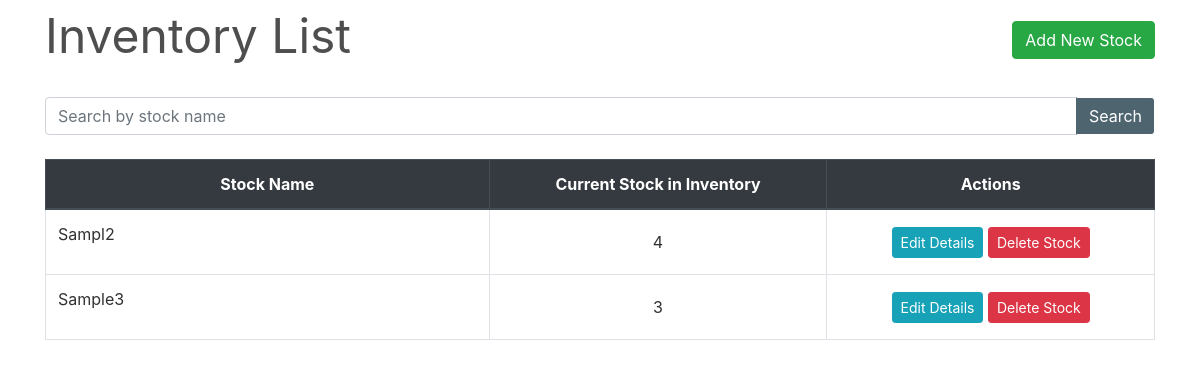
Screenshot of /inventory/ with the database file from the repository.
### inventory/models.py (models this page shows, shortened)
class Stock(models.Model):
    id = models.AutoField(primary_key=True)
    name = models.CharField(max_length=30, unique=True)
    quantity = models.IntegerField(default=1)
    is_deleted = models.BooleanField(default=False)

### inventory/views.py (the view)
# urls.py: path('', views.StockListView.as_view(), name='inventory'),
class StockListView(FilterView):
    filterset_class = StockFilter
    queryset = Stock.objects.filter(is_deleted=False)
    template_name = 'inventory.html'
    paginate_by = 10

### inventory/templates/inventory.html (shortened to what this page needs)
{% extends "base.html" %}
{% load widget_tweaks %}
{% block content %}
    <div class="row" style="color: #4e4e4e; font-style: bold; font-size: 3rem; ">
        <div class="col-md-8">Inventory List</div>
        <div class="col-md-4">
            <div style="float:right;"> <a class="btn btn-success" href="{% url 'new-stock' %}">Add New Stock</a> </div>
        </div>
    </div>
    <div style="border-bottom: 1px solid white;"></div>
    <br>
    <table class="table table-css table-bordered table-hover">
        <form method="get">
            <div class="input-group search">
                {% render_field filter.form.name class="form-control textinput" placeholder="Search by stock name" %}
                <div class="input-group-append">
                   <button type="submit" class="btn btn-pink"> Search </button>
                </div>
            </div>
        </form>
        <br>
        <thead class="thead-dark align-middle">
            <tr>
                <th width="40%">Stock Name</th>
                <th>Current Stock in Inventory</th>
                <th>Actions</th>
            </tr>
        </thead>
{% if object_list %}
        <tbody>
            {% for stock in object_list %}
                <tr>
                    <td>
                        <p>{{ stock.name }}</p>
                    </td>
                    <td class="align-middle">{{ stock.quantity }}</td>
                    <td class="align-middle">
                        <a href="{% url 'edit-stock' stock.pk %}" class="btn btn-info btn-sm">Edit Details</a>
                        <a href="{% url 'delete-stock' stock.pk %}" class="btn btn-danger btn-sm"> Delete Stock </a>
                    </td>
                </tr>
            {% endfor %}
        </tbody>
    </table>
{% else %}
        <tbody></tbody>
    </table>
    <br><br><br><br><br><br><br><br>
    <div style="color: #575757; font-style: bold; font-size: 1.5rem; text-align: center;">The records are empty. Please try adding some.</div>
{% endif %}
{% endblock content %}

### homepage/static/css/main.css (style rules this page uses)
body, html { height: 100%; }
p { color: rgb(49, 49, 49); }
a { color: #55b159; }
.table-css { color: #313131; }
.align-middle { text-align: center; }
.textinput { background-color: #ffffff; color: black; }
.btn-pink { color: #fff; background-color: #4e6570; border-color: #fff; border-left-color: #4e6570; }

### rows the page displays
Stock: name "Sampl2", quantity "4"
Stock: name "Sample3", quantity "3"
